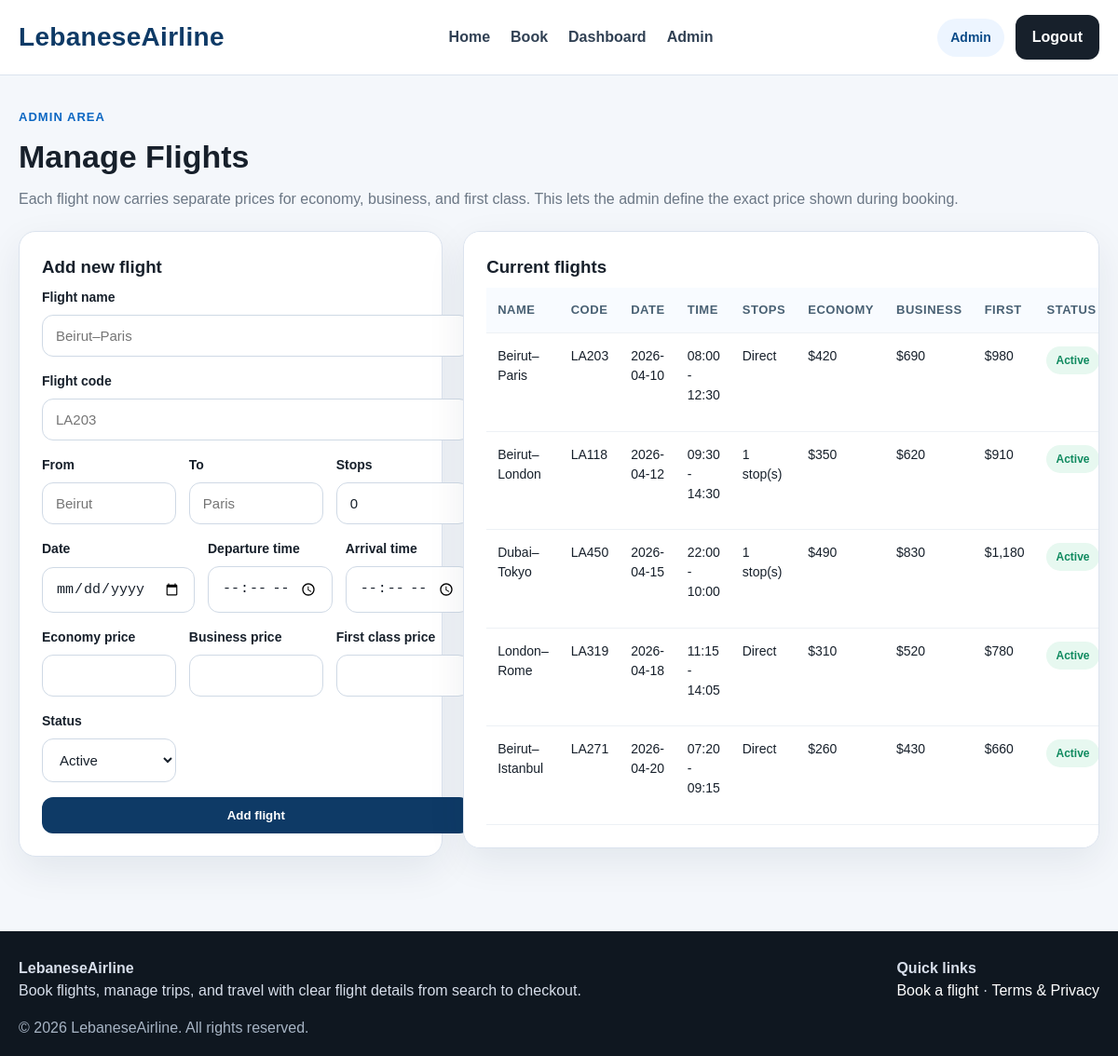
/travel-booking-system-mysql-only/admin/manage-flights.php (signed in), run on the app's committed database.
### tables this page shows
CREATE TABLE users (
    id INT AUTO_INCREMENT PRIMARY KEY,
    name VARCHAR(100) NOT NULL,
    email VARCHAR(150) NOT NULL UNIQUE,
    password VARCHAR(255) NOT NULL,
    role ENUM('user', 'admin') NOT NULL DEFAULT 'user',
    created_at DATETIME NOT NULL DEFAULT CURRENT_TIMESTAMP
);

CREATE TABLE flights (
    id INT AUTO_INCREMENT PRIMARY KEY,
    name VARCHAR(120) NOT NULL,
    code VARCHAR(20) NOT NULL UNIQUE,
    from_city VARCHAR(100) NOT NULL,
    to_city VARCHAR(100) NOT NULL,
    flight_date DATE NOT NULL,
    departure_time TIME NOT NULL,
    arrival_time TIME NOT NULL,
    stops INT NOT NULL DEFAULT 0,
    economy_price DECIMAL(10,2) NOT NULL DEFAULT 0,
    business_price DECIMAL(10,2) NOT NULL DEFAULT 0,
    first_price DECIMAL(10,2) NOT NULL DEFAULT 0,
    status ENUM('active', 'cancelled') NOT NULL DEFAULT 'active',
    created_at DATETIME NOT NULL DEFAULT CURRENT_TIMESTAMP
);

### travel-booking-system-mysql-only/includes/data-store.php (called while the page is built, shortened)
<?php
function db(): PDO {
    static $pdo = null;
    if ($pdo === null) {
        $pdo = getPDOConnection();
    }
    return $pdo;
}
function get_all_users(): array {
    $stmt = db()->query("SELECT id, name, email, password, role, created_at FROM users ORDER BY id ASC");
    return $stmt->fetchAll();
}

### travel-booking-system-mysql-only/includes/auth.php (called while the page is built, shortened)
<?php
include_once __DIR__ . '/data-store.php';
function current_user(): ?array {
    foreach (get_all_users() as $user) {
        if ((int)$user['id'] === (int)$_SESSION['user_id']) {
            return $user;
        }
    }
    return null;
}
function is_admin(): bool {
    $user = current_user();
    return $user && ($user['role'] ?? 'user') === 'admin';
}

### travel-booking-system-mysql-only/includes/flight-data.php (called while the page is built, shortened)
<?php
include_once __DIR__ . '/data-store.php';
function normalize_flight(array $flight): array {
    $economy = isset($flight['economy_price']) ? (float)$flight['economy_price'] : (float)($flight['price'] ?? 0);
    $business = isset($flight['business_price']) ? (float)$flight['business_price'] : $economy + 250;
    $first = isset($flight['first_price']) ? (float)$flight['first_price'] : $economy + 500;
    $flight['id'] = (int)($flight['id'] ?? 0);
    $flight['economy_price'] = $economy;
    $flight['business_price'] = $business;
    $flight['first_price'] = $first;
    $flight['price'] = $economy;
    $flight['stops'] = (int)($flight['stops'] ?? 0);
    $flight['status'] = $flight['status'] ?? 'active';
    if (!empty($flight['departure'])) {
        $flight['departure'] = substr((string)$flight['departure'], 0, 5);
    }
    if (!empty($flight['arrival'])) {
        $flight['arrival'] = substr((string)$flight['arrival'], 0, 5);
    }
    return $flight;
}
function flight_row_to_array(array $row): array {
    return normalize_flight([
        'id' => $row['id'],
        'name' => $row['name'],
        'code' => $row['code'],
        'from' => $row['from_city'],
        'to' => $row['to_city'],
        'date' => $row['flight_date'],
        'departure' => $row['departure_time'],
        'arrival' => $row['arrival_time'],
        'stops' => $row['stops'],
        'economy_price' => $row['economy_price'],
        'business_price' => $row['business_price'],
        'first_price' => $row['first_price'],
        'status' => $row['status'],
    ]);
}
function get_all_flights(bool $includeCancelled = true): array {
    if ($includeCancelled) {
        $stmt = db()->query("SELECT * FROM flights ORDER BY flight_date ASC, departure_time ASC, id ASC");
    } else {
        $stmt = db()->prepare("SELECT * FROM flights WHERE status <> 'cancelled' ORDER BY flight_date ASC, departure_time ASC, id ASC");
        $stmt->execute();
    }
    return array_map('flight_row_to_array', $stmt->fetchAll());
}

### travel-booking-system-mysql-only/admin/manage-flights.php (the view, shortened to what this page needs)
<?php
include __DIR__ . '/../includes/header.php';
include __DIR__ . '/../includes/flight-data.php';
$editingFlight = null;
$flights = get_all_flights();
?>
<section class="page admin-layout">
  <div class="page-header">
    <span class="eyebrow">Admin area</span>
    <h2>Manage Flights</h2>
    <p class="muted">Each flight now carries separate prices for economy, business, and first class. This lets the admin define the exact price shown during booking.</p>
  </div>
  <div class="booking-grid admin-grid">
    <div class="panel modern-card">
      <h3><?= $editingFlight ? 'Edit flight' : 'Add new flight' ?></h3>
      <form method="POST" class="form">
        <div class="form-group">
          <label>Flight name</label>
          <input type="text" name="name" value="<?= htmlspecialchars($editingFlight['name'] ?? '') ?>" placeholder="Beirut–Paris" required>
        </div>
        <div class="form-group">
          <label>Flight code</label>
          <input type="text" name="code" value="<?= htmlspecialchars($editingFlight['code'] ?? '') ?>" placeholder="LA203" required>
        </div>
        <div class="form-row">
          <div class="form-group">
            <label>From</label>
            <input type="text" name="from" value="<?= htmlspecialchars($editingFlight['from'] ?? '') ?>" placeholder="Beirut" required>
          </div>
          <div class="form-group">
            <label>To</label>
            <input type="text" name="to" value="<?= htmlspecialchars($editingFlight['to'] ?? '') ?>" placeholder="Paris" required>
          </div>
          <div class="form-group">
            <label>Stops</label>
            <input type="number" name="stops" min="0" value="<?= htmlspecialchars((string)($editingFlight['stops'] ?? 0)) ?>" required>
          </div>
        </div>
        <div class="form-row">
          <div class="form-group">
            <label>Date</label>
            <input type="date" name="date" value="<?= htmlspecialchars($editingFlight['date'] ?? '') ?>" required>
          </div>
          <div class="form-group">
            <label>Departure time</label>
            <input type="time" name="departure" value="<?= htmlspecialchars($editingFlight['departure'] ?? '') ?>" required>
          </div>
          <div class="form-group">
            <label>Arrival time</label>
            <input type="time" name="arrival" value="<?= htmlspecialchars($editingFlight['arrival'] ?? '') ?>" required>
          </div>
        </div>
        <div class="form-row">
          <div class="form-group">
            <label>Economy price</label>
            <input type="number" name="economy_price" min="0" step="0.01" value="<?= htmlspecialchars((string)($editingFlight['economy_price'] ?? ($editingFlight['price'] ?? ''))) ?>" required>
          </div>
          <div class="form-group">
            <label>Business price</label>
            <input type="number" name="business_price" min="0" step="0.01" value="<?= htmlspecialchars((string)($editingFlight['business_price'] ?? '')) ?>" required>
          </div>
          <div class="form-group">
            <label>First class price</label>
            <input type="number" name="first_price" min="0" step="0.01" value="<?= htmlspecialchars((string)($editingFlight['first_price'] ?? '')) ?>" required>
          </div>
        </div>
        <div class="form-row">
          <div class="form-group">
            <label>Status</label>
            <select name="status">
              <option value="active" <?= (($editingFlight['status'] ?? 'active') === 'active') ? 'selected' : '' ?>>Active</option>
            </select>
          </div>
        </div>
        <button class="btn-primary" type="submit"><?= $editingFlight ? 'Update flight' : 'Add flight' ?></button>
      </form>
    </div>
    <div class="panel modern-card table-wrap">
      <h3>Current flights</h3>
      <table class="table">
        <thead>
          <tr>
            <th>Name</th>
            <th>Code</th>
            <th>Date</th>
            <th>Time</th>
            <th>Stops</th>
            <th>Economy</th>
            <th>Business</th>
            <th>First</th>
            <th>Status</th>
          </tr>
        </thead>
        <tbody>
          <?php foreach ($flights as $flight): ?>
            <tr>
              <td><?= htmlspecialchars($flight['name']) ?></td>
              <td><?= htmlspecialchars($flight['code']) ?></td>
              <td><?= htmlspecialchars($flight['date']) ?></td>
              <td><?= htmlspecialchars($flight['departure']) ?> - <?= htmlspecialchars($flight['arrival']) ?></td>
              <td><?= (int)$flight['stops'] === 0 ? 'Direct' : (int)$flight['stops'] . ' stop(s)' ?></td>
              <td>$<?= number_format((float)$flight['economy_price'], 0) ?></td>
              <td>$<?= number_format((float)$flight['business_price'], 0) ?></td>
              <td>$<?= number_format((float)$flight['first_price'], 0) ?></td>
              <td><span class="badge <?= $flight['status'] === 'cancelled' ? 'danger' : 'ok' ?>"><?= htmlspecialchars(ucfirst($flight['status'])) ?></span></td>
            </tr>
          <?php endforeach; ?>
        </tbody>
      </table>
    </div>
  </div>
</section>
<?php include __DIR__ . '/../includes/footer.php'; ?>

### travel-booking-system-mysql-only/includes/header.php (shortened to what this page needs)
<?php
include_once __DIR__ . '/auth.php';
$user = current_user();
$currentPath = $_SERVER['SCRIPT_NAME'] ?? '';
$hideHeaderAuth = str_contains($currentPath, '/auth/login.php') || str_contains($currentPath, '/auth/policy.php');
?>
<!DOCTYPE html>
<html lang="en">
<head>
  <link rel="stylesheet" href="<?= BASE_URL ?>/assets/css/style.css">
</head>
<body>
<header class="navbar">
  <div class="nav-container">
    <a class="logo" href="<?= BASE_URL ?>/index.php">LebaneseAirline</a>
    <nav class="nav-links">
      <ul>
        <li><a href="<?= BASE_URL ?>/index.php">Home</a></li>
        <li><a href="<?= BASE_URL ?>/user/booking.php">Book</a></li>
        <?php if ($user): ?>
          <li><a href="<?= BASE_URL ?>/user/dashboard.php">Dashboard</a></li>
        <?php endif; ?>
        <?php if (is_admin()): ?>
          <li><a href="<?= BASE_URL ?>/admin/dashboard.php">Admin</a></li>
        <?php endif; ?>
      </ul>
    </nav>
    <div class="nav-right">
      <?php if ($user): ?>
        <span class="nav-user-chip"><?= htmlspecialchars($user['name']) ?></span>
        <a href="<?= BASE_URL ?>/auth/logout.php" class="btn-signin">Logout</a>
      <?php elseif (!$hideHeaderAuth): ?>
        <a href="<?= BASE_URL ?>/auth/login.php" class="btn-signin">Sign in</a>
      <?php endif; ?>
    </div>
  </div>
</header>

### travel-booking-system-mysql-only/assets/css/style.css (style rules this page uses)
:root { --bg:#f4f7fb; --card:#ffffff; --text:#17202b; --muted:#6b7785; --line:#dbe3ee; --primary:#0e3a66; --primary-dark:#082845; --accent:#eef5ff; --success:#0f8a5f; --warning:#b7791f; --danger:#c53030; --shadow:0 14px 40px rgba(13,38,59,.08); --radius:18px; }
* { box-sizing:border-box;margin:0;padding:0 }
body { font-family:Arial,sans-serif;background:var(--bg);color:var(--text);line-height:1.5 }
a { text-decoration:none;color:inherit }
.navbar { background:#fff;border-bottom:1px solid var(--line);position:sticky;top:0;z-index:20 }
.nav-container { max-width:1200px;margin:0 auto;padding:16px 20px;display:flex;align-items:center;justify-content:space-between;gap:20px }
.logo { font-size:28px;font-weight:700;color:var(--primary);letter-spacing:.3px }
.nav-links ul { list-style:none;display:flex;gap:22px;align-items:center }
.nav-links a { color:#314154;font-weight:600 }
.nav-right { display:flex;align-items:center;gap:12px }
.btn-signin,.btn-primary,.btn-secondary,.btn-dark,.btn-small { display:inline-flex;align-items:center;justify-content:center;border:none;border-radius:12px;padding:12px 18px;font-weight:700;cursor:pointer;transition:.2s ease }
.btn-primary { background:var(--primary);color:#fff }
.btn-dark,.btn-signin { background:var(--text);color:#fff }
.page { max-width:1200px;margin:0 auto;padding:32px 20px 60px }
.page-header { margin-bottom:22px }
.page-header h2,.section-heading h2 { font-size:34px;margin:6px 0 8px }
.eyebrow { display:inline-block;color:#0a66c2;font-weight:700;font-size:13px;text-transform:uppercase;letter-spacing:.08em }
.muted { color:var(--muted) }
.panel,.modern-card,.auth-container { background:var(--card);border:1px solid var(--line);border-radius:var(--radius);box-shadow:var(--shadow) }
.panel { padding:24px }
.modern-card { padding:24px }
.info-card h3,.panel h3 { margin-bottom:8px }
.booking-grid { display:grid;grid-template-columns:minmax(0,2fr) minmax(310px,1fr);gap:22px;align-items:start }
.form,.auth-form { display:grid;gap:16px }
.form-row { display:grid;grid-template-columns:repeat(3,1fr);gap:14px }
.form-group { display:grid;gap:8px }
.form-group label { font-weight:700;font-size:14px }
input,select { width:100%;padding:13px 14px;border:1px solid #cfd9e5;border-radius:12px;background:#fff;font-size:15px;color:var(--text) }
.table-wrap { overflow:auto }
.table { width:100%;border-collapse:collapse;min-width:760px }
.table th,.table td { padding:14px 12px;border-bottom:1px solid #edf1f5;text-align:left;font-size:14px;vertical-align:top }
.table th { background:#f8fbff;color:#486073;font-size:13px;text-transform:uppercase;letter-spacing:.04em }
.badge { display:inline-flex;padding:6px 10px;border-radius:999px;font-size:12px;font-weight:700 }
.badge.ok { background:#e7f8f0;color:var(--success) }
.nav-user-chip { display:inline-flex;align-items:center;padding:10px 14px;border-radius:999px;background:#edf5ff;color:#0a4b88;font-weight:700;font-size:14px }
.admin-grid { grid-template-columns:minmax(0,1.2fr) minmax(0,1.8fr) }

### data on the page
users: name "Admin"
flights: name "Beirut–Paris", code "LA203", flight_date "2026-04-10", departure "08:00", arrival "12:30", stops "Direct", economy_price "420", business_price "690", first_price "980", status "Active"
flights: name "Beirut–London", code "LA118", flight_date "2026-04-12", departure "09:30", arrival "14:30", stops "1", economy_price "350", business_price "620", first_price "910", status "Active"
flights: name "Dubai–Tokyo", code "LA450", flight_date "2026-04-15", departure "22:00", arrival "10:00", stops "1", economy_price "490", business_price "830", first_price "1,180", status "Active"
flights: name "London–Rome", code "LA319", flight_date "2026-04-18", departure "11:15", arrival "14:05", stops "Direct", economy_price "310", business_price "520", first_price "780", status "Active"
flights: name "Beirut–Istanbul", code "LA271", flight_date "2026-04-20", departure "07:20", arrival "09:15", stops "Direct", economy_price "260", business_price "430", first_price "660", status "Active"
